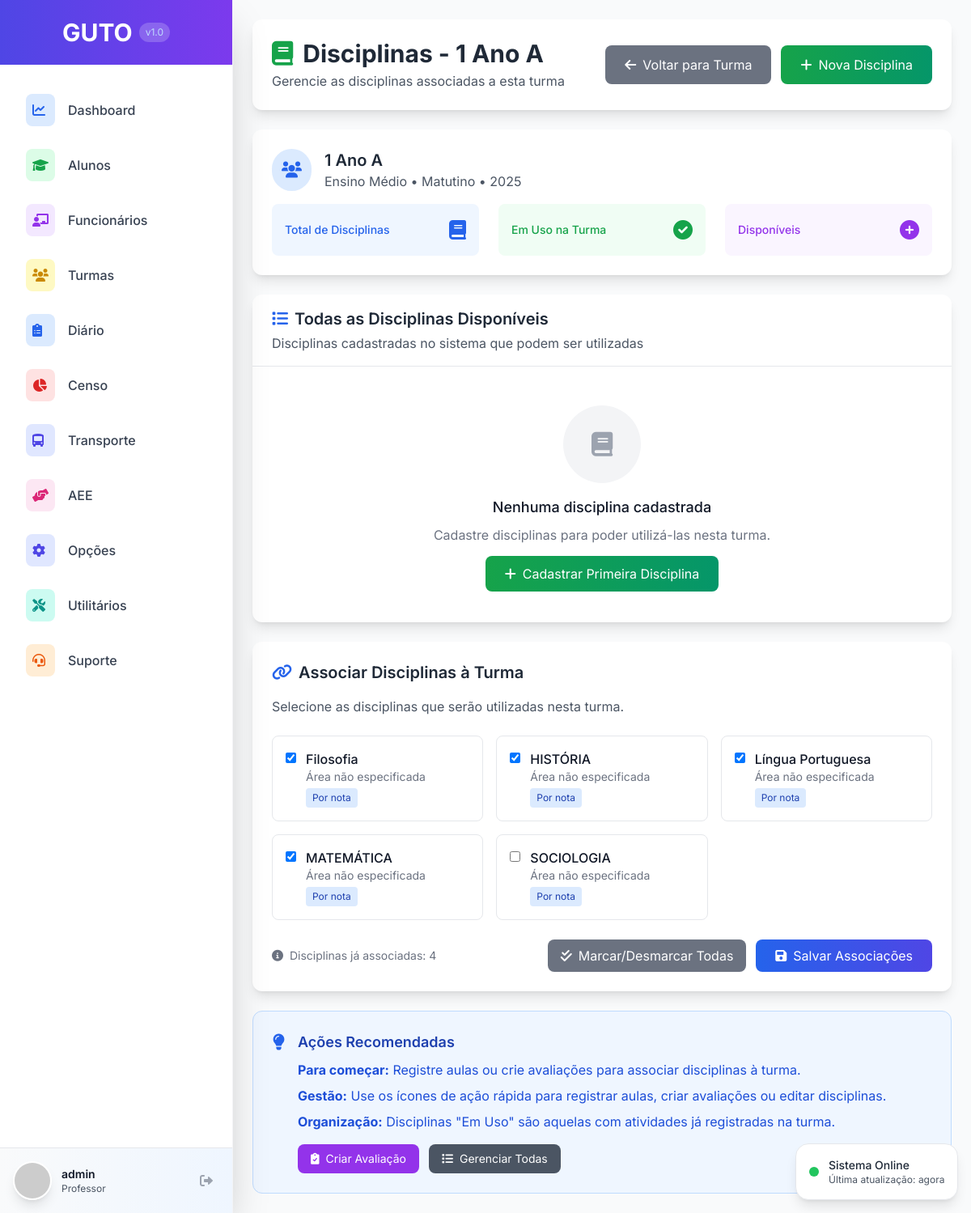
Page /turmas/turmas/1/disciplinas/ (signed in) on the earlier database version.
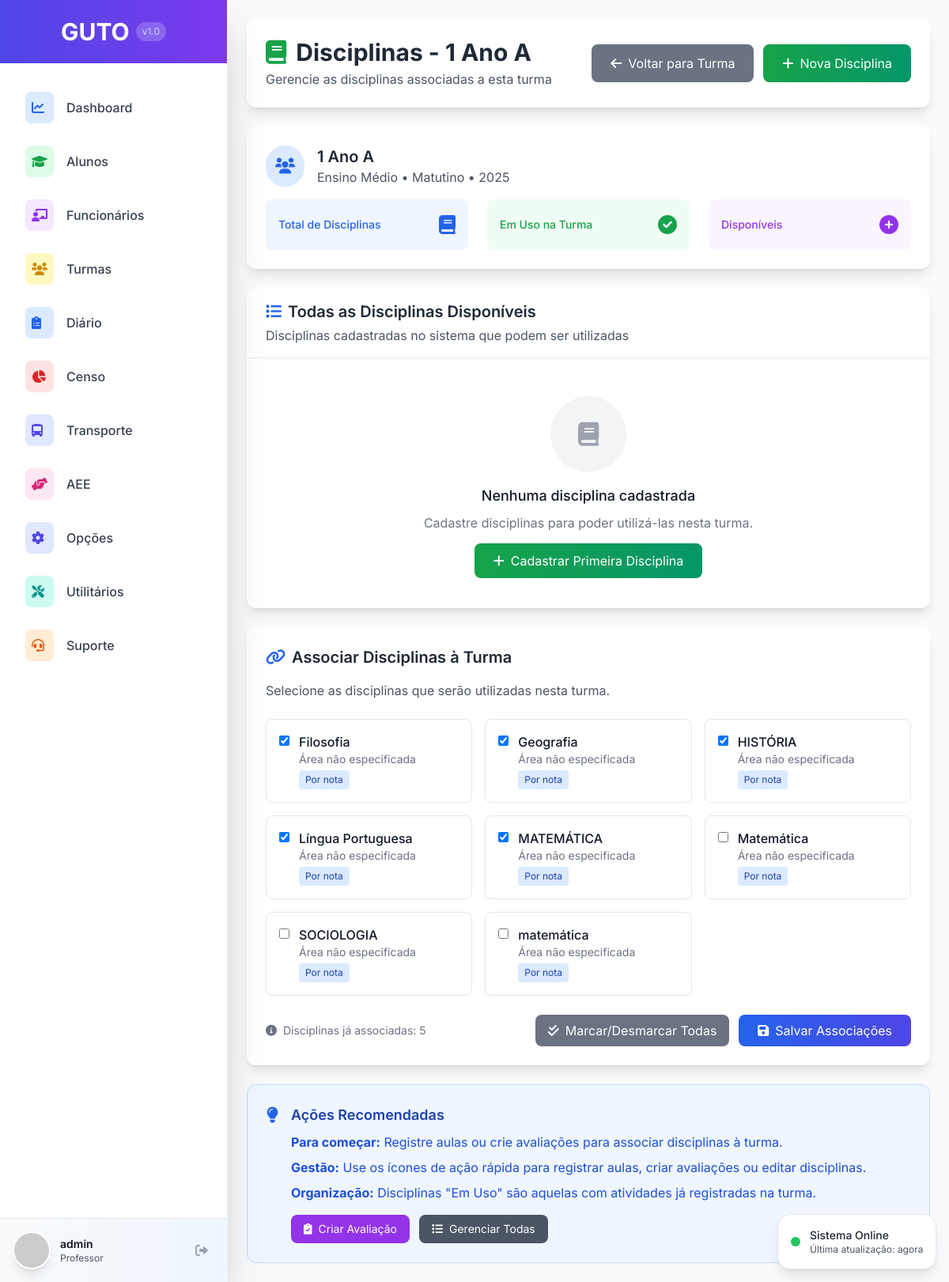
Same page on the later database version.
### turma/models.py (models this page shows, shortened)
class Disciplina(models.Model):
    nome = models.CharField(max_length=255, verbose_name="Nome da Disciplina")
    codigo = models.CharField(max_length=20, unique=True, verbose_name="Código da Disciplina", blank=True)
    avalia_por_conceito = models.BooleanField(default=False, verbose_name="Avalia por Conceito")
    carga_horaria = models.IntegerField(default=40, verbose_name="Carga Horária")
    ativo = models.BooleanField(default=True, verbose_name="Disciplina Ativa")
    class Meta:
        verbose_name = "Disciplina"
        verbose_name_plural = "Disciplinas"
        ordering = ['nome']

### turma/views.py (the view, shortened to what this page needs)
# urls.py: path('turmas/<int:turma_id>/disciplinas/', views.gerenciar_disciplinas_turma, name='gerenciar_disciplinas_turma'),
@login_required
def gerenciar_disciplinas_turma(request, turma_id):
    turma = get_object_or_404(Turma, pk=turma_id)
    todas_disciplinas = Disciplina.objects.all().order_by('nome')
    disciplinas_turma = Disciplina.objects.filter(
        diarioeletronico__turma=turma
    ).distinct().order_by('nome')
    context = {
        'turma': turma,
        'todas_disciplinas': todas_disciplinas,
        'disciplinas_turma': disciplinas_turma,
    }
    return render(request, 'turma/gerenciar_disciplinas_turma.html', context)

### templates/turma/gerenciar_disciplinas_turma.html (shortened to what the changed rows need)
{% extends 'base.html' %}
{% block content %}
<div class="space-y-6">
    <div class="bg-white rounded-xl shadow-lg p-6">
        <div class="flex items-center justify-between">
            <div>
                <h1 class="text-3xl font-bold text-gray-800">
                    <i class="fas fa-book text-green-600 mr-3"></i>Disciplinas - {{ turma.nome }}
                </h1>
            </div>
        </div>
    </div>
    <div class="bg-white rounded-xl shadow-lg p-6">
        <div class="flex items-center space-x-4 mb-4">
            <div>
                <h2 class="text-xl font-semibold text-gray-800">{{ turma.nome }}</h2>
            </div>
        </div>
    </div>
    <div class="bg-white rounded-xl shadow-lg overflow-hidden">
        <div class="px-6 py-4 border-b border-gray-200">
            <h2 class="text-xl font-semibold text-gray-800">
                <i class="fas fa-list text-blue-600 mr-2"></i>Todas as Disciplinas Disponíveis
            </h2>
        </div>
    </div>
    {% if todas_disciplinas %}
    <div class="bg-white rounded-xl shadow-lg p-6">
        <h2 class="text-xl font-semibold text-gray-800 mb-4">
            <i class="fas fa-link text-blue-600 mr-2"></i>Associar Disciplinas à Turma
        </h2>
        <p class="text-gray-600 mb-6">Selecione as disciplinas que serão utilizadas nesta turma.</p>
        <form method="post" action="">
            <div class="grid grid-cols-1 md:grid-cols-2 lg:grid-cols-3 gap-4 mb-6">
                {% for disciplina in todas_disciplinas %}
                <div class="border border-gray-200 rounded-lg p-4 hover:bg-gray-50">
                    <label class="flex items-start space-x-3 cursor-pointer">
                        <input type="checkbox"
                               name="disciplinas"
                               value="{{ disciplina.id }}"
                               {% if disciplina in disciplinas_turma %}checked{% endif %}
                               class="mt-1 rounded border-gray-300 text-blue-600 focus:ring-blue-500">
                        <div class="flex-1">
                            <h3 class="font-medium text-gray-900">{{ disciplina.nome }}</h3>
                            <p class="text-sm text-gray-500">{{ disciplina.area_conhecimento|default:"Área não especificada" }}</p>
                            {% if disciplina.avalia_por_conceito %}
                                <span class="inline-block mt-1 px-2 py-1 text-xs bg-purple-100 text-purple-800 rounded">Por conceito</span>
                            {% else %}
                                <span class="inline-block mt-1 px-2 py-1 text-xs bg-blue-100 text-blue-800 rounded">Por nota</span>
                            {% endif %}
                        </div>
                    </label>
                </div>
                {% endfor %}
            </div>
            <div class="flex items-center justify-between">
                <p class="text-sm text-gray-500">
                    <i class="fas fa-info-circle mr-1"></i>
                    Disciplinas já associadas: {{ disciplinas_turma.count }}
                </p>
                <div class="flex space-x-3">
                    <button type="button"
                            onclick="toggleAllCheckboxes()"
                            class="bg-gray-500 text-white px-4 py-2 rounded-lg hover:bg-gray-600 transition-colors">
                        <i class="fas fa-check-double mr-2"></i>Marcar/Desmarcar Todas
                    </button>
                    <button type="submit"
                            class="bg-gradient-to-r from-blue-600 to-indigo-600 text-white px-6 py-2 rounded-lg hover:from-blue-700 hover:to-indigo-700 transition-all duration-200">
                        <i class="fas fa-save mr-2"></i>Salvar Associações
                    </button>
                </div>
            </div>
        </form>
    </div>
    {% endif %}
</div>
{% endblock %}

Differences in the rows shown:
added Disciplina: disciplinas "☑", nome "Geografia", area_conhecimento "Área não especificada", avalia_por_conceito "Por nota"
added Disciplina: nome "Matemática", area_conhecimento "Área não especificada", avalia_por_conceito "Por nota"
added Disciplina: nome "matemática", area_conhecimento "Área não especificada", avalia_por_conceito "Por nota"
Other differences:
{{ disciplinas_turma.count }}: "4" → "5"
